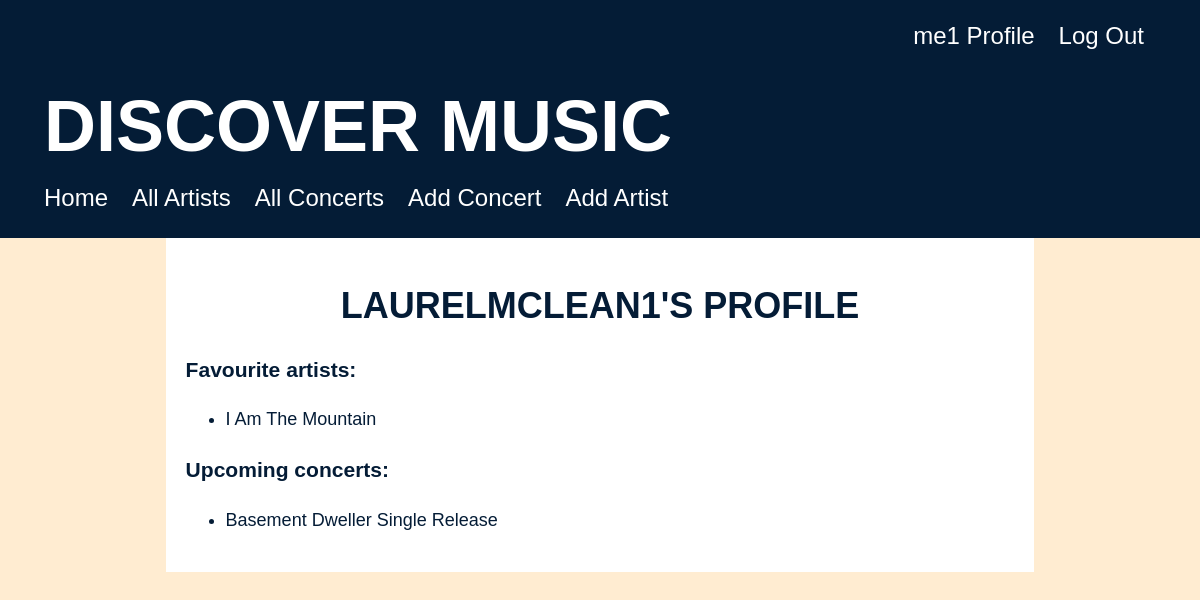
The app's page /profile/laurelmclean1 (signed in) with its own data.
### concert_app/models.py (models this page shows, shortened)
class User(UserMixin, db.Model):
    id = db.Column(db.Integer, primary_key=True)
    username = db.Column(db.String(80), nullable=False, unique=True)
    password = db.Column(db.String(80), nullable=False)
    attending = db.relationship(
        'Concert', secondary='user_concert', back_populates='guests_attending')
    favourites = db.relationship(
        'Artist', secondary='user_artist', back_populates='fans')

class Artist(db.Model):
    id = db.Column(db.Integer, primary_key=True)
    name = db.Column(db.String(80), nullable=False)
    hometown = db.Column(db.String(80), nullable=False)
    image = db.Column(URLType)
    genre = db.Column(db.String(80), nullable=False)
    biography = db.Column(db.String(250), nullable=False)
    upcoming_concerts = db.relationship('Concert', back_populates='artist_playing')
    fans = db.relationship(
        'User', secondary='user_artist', back_populates='favourites')

class Concert(db.Model):
    id = db.Column(db.Integer, primary_key=True)
    image = db.Column(URLType)
    name = db.Column(db.String(80), nullable=False)
    price = db.Column(db.Float(precision=2), nullable=False)
    venue = db.Column(db.String(80), nullable=False)
    address = db.Column(db.String(80), nullable=False)
    date = db.Column(db.Date)
    artist_id = db.Column(
        db.Integer, db.ForeignKey('artist.id'), nullable=False)
    artist_playing = db.relationship('Artist', back_populates='upcoming_concerts')
    guests_attending = db.relationship(
        'User', secondary='user_concert', back_populates='attending')

### concert_app/main/routes.py (the view)
@main.route('/profile/<username>')
def profile(username):
    user = User.query.filter_by(username=username).one()
    return render_template('profile.html', user=user)

### concert_app/extensions.py (called while the page is built)
@login_manager.user_loader
def load_user(user_id):
    return User.query.get(user_id)

### concert_app/templates/profile.html
{% extends 'base.html' %}
{% block content %}
<div class="profile">
<h2>
    {{ user.username }}'s profile
</h2>
<h3>Favourite artists:</h3>
{% if current_user.favourites %}
    <ul>
        {% for favourite in user.favourites %}
        <li><a href="/artist/{{ favourite.id }}">{{ favourite.name }}</a></li>
        {% endfor %}
    </ul>
{% else %}
    <p><strong>You have not favourited any artists yet! Browse the artists tab to find artists to add to your favourite list. </strong></p>
{% endif%}
<h3>Upcoming concerts:</h3>
{% if current_user.attending %}
        <ul>
            {% for concert in user.attending %}
            <li><a href="/concert/{{ concert.id }}">{{ concert.name }}</a></li>
            {% endfor %}
        </ul>
{% else %}
    <p><strong>You are not yet attending any concerts! Browse the concerts page to find upcoming concerts to attend.</strong></p>
{% endif%}
</div>
{% endblock %}

### concert_app/templates/base.html (shortened to what this page needs)
<!DOCTYPE html>
<html>
<head>
    <link rel="stylesheet" href="/static/style.css">
</head>
<body>
    <div class="header">
        <nav class="nav-profile">
            {% if current_user.is_authenticated %}
            <a href="/profile/{{current_user.username}}">{{ current_user.username }} Profile</a>
            <a href="/logout">Log Out</a>
            {% else %}
            <a href="/signup">Sign Up</a>
            <a href="/login">Log In</a>
            {% endif %}
        </nav>
        <a href="/">
            <h1>Discover Music</h1>
        </a>
        <nav class="nav-tabs">
            <a href="/">Home</a>
            <a href="/artist">All Artists</a>
            <a href="/concert">All Concerts</a>
            {% if current_user.is_authenticated %}
            <a href="/new_concert">Add Concert</a>
            <a href="/new_artist">Add Artist</a>
            {% endif %}
        </nav>
    </div>
    <div id="content">
        {% block content %}{% endblock %}
    </div>
</body>
</html>

### concert_app/static/style.css (style rules this page uses)
body { background-color: #FFECD1; font-size: 18px; font-family: Helvetica, sans-serif; line-height: 1.5; font-weight: 100; display: flex; flex-direction: column; align-items: center; }
#content { width: 70%; background-color: white; padding: 20px; color: #041c36; }
.header { width: 100%; height: 200px; padding: 20px; margin: 0; margin-top: -10px; background-color: #041c36; color: white }
h1 { color: white; text-align: left; font-family: helvetica, sans-serif; font-size: 4em; text-transform: uppercase; margin-top: 0.25em; margin-left: 0.5em; margin-bottom: 0; }
h2 { text-align: center; font-size: 2em; font-family: Helvetica, sans-serif; color: #041c36; text-transform: uppercase; line-height: 1; }
h3 { color: #041c36; }
.header a { color: white; text-decoration: none; }
.nav-tabs { display: flex; justify-content: left; margin-left: 1.5em; font-size: 24px; gap: 24px; }
.nav-profile { display: flex; justify-content: right; margin-right: 2em; font-size: 24px; gap: 24px; }
.profile a { color: #041c36; text-decoration: none; font-weight: 100; }

### records on screen
User: username "me1"
User: username "LAURELMCLEAN1"
Artist: name "I Am The Mountain"
Concert: name "Basement Dweller Single Release"
